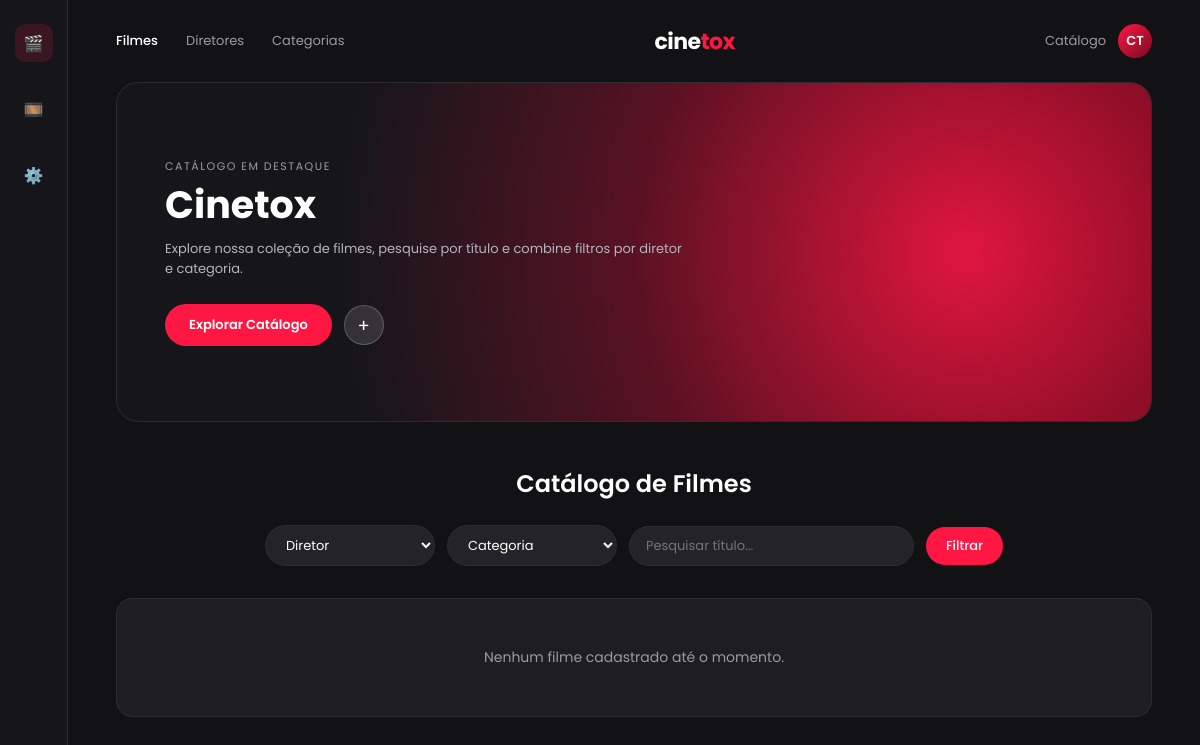
Before: / with the older database file.
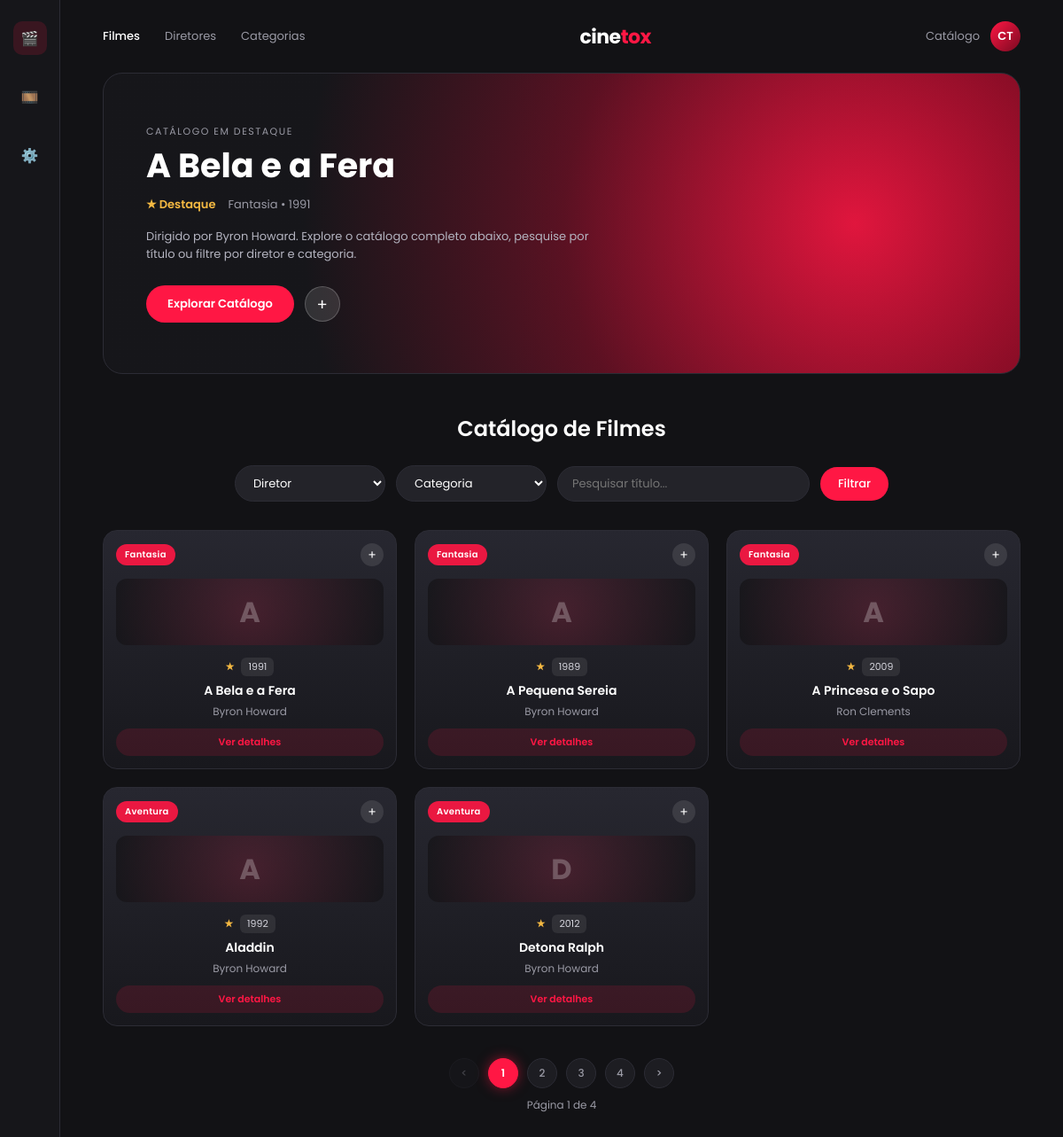
After: the same page with the newer database file.
### filmes/models.py (models this page shows, shortened)
class Filme(models.Model):
    titulo = models.CharField(max_length=200)
    ano_lancamento = models.PositiveIntegerField(null=True, blank=True)
    diretor = models.ForeignKey(
        Diretor,
        on_delete=models.CASCADE,
        related_name="filmes",
    )
    categoria = models.ForeignKey(
        Categoria,
        on_delete=models.SET_NULL,
        null=True,
        blank=True,
        related_name="filmes",
    )
    class Meta:
        ordering = ["titulo"]

class Categoria(models.Model):
    nome = models.CharField(max_length=80)
    class Meta:
        ordering = ["nome"]

class Diretor(models.Model):
    nome = models.CharField(max_length=120)
    class Meta:
        ordering = ["nome"]
        verbose_name_plural = "Diretores"

### filmes/views.py (the view)
# urls.py: path("", views.lista_filmes, name="lista_filmes"),
def lista_filmes(request):
    termo_busca = request.GET.get("q", "").strip()
    diretor_id = request.GET.get("diretor", "").strip()
    categoria_id = request.GET.get("categoria", "").strip()
    numero_pagina = request.GET.get("page")
    filmes = Filme.objects.select_related("diretor", "categoria").all()
    if termo_busca:
        filmes = filmes.filter(titulo__icontains=termo_busca)
    if diretor_id:
        filmes = filmes.filter(diretor_id=diretor_id)
    if categoria_id:
        filmes = filmes.filter(categoria_id=categoria_id)
    paginator = Paginator(filmes, 5)
    page_obj = paginator.get_page(numero_pagina)
    filtros_ativos = {}
    if termo_busca:
        filtros_ativos["q"] = termo_busca
    if diretor_id:
        filtros_ativos["diretor"] = diretor_id
    if categoria_id:
        filtros_ativos["categoria"] = categoria_id
    querystring = urlencode(filtros_ativos)
    diretores = Diretor.objects.all()
    categorias = Categoria.objects.all()
    context = {
        "filmes": page_obj,
        "page_obj": page_obj,
        "termo_busca": termo_busca,
        "diretores": diretores,
        "categorias": categorias,
        "diretor_selecionado": diretor_id,
        "categoria_selecionada": categoria_id,
        "querystring": querystring,
    }
    return render(request, "filmes/lista_filmes.html", context)

### filmes/templates/filmes/lista_filmes.html (shortened to what this page needs)
{% load static %}
<!DOCTYPE html>
<html lang="pt-br">
<head>
    <link rel="stylesheet" href="{% static 'filmes/style.css' %}">
</head>
<body>
    <aside class="sidebar">
        <a href="{% url 'filmes:lista_filmes' %}" class="sidebar-icon active" title="Catálogo">🎬</a>
        <a href="{% url 'filmes:lista_filmes' %}" class="sidebar-icon" title="Filmes">🎞️</a>
        <a href="/admin/" class="sidebar-icon" title="Admin Django">⚙️</a>
    </aside>
    <div class="main-wrapper">
        <header class="topbar">
            <nav class="nav-links">
                <a href="{% url 'filmes:lista_filmes' %}" class="active">Filmes</a>
                <a href="{% url 'filmes:lista_filmes' %}">Diretores</a>
                <a href="{% url 'filmes:lista_filmes' %}">Categorias</a>
            </nav>
            <a href="{% url 'filmes:lista_filmes' %}" class="brand-logo">cine<span>tox</span></a>
            <div class="user-area">
                <span>Catálogo</span>
                <div class="user-avatar">CT</div>
            </div>
        </header>
        <section class="hero-banner">
            <div class="hero-content">
                <span class="hero-tag">Catálogo em Destaque</span>
                {% if filmes %}
                    <h1 class="hero-title">{{ filmes.0.titulo }}</h1>
                    <div class="hero-meta">
                        <span class="rating-stars">★ Destaque</span>
                        <span>{{ filmes.0.categoria.nome|default:"Sem categoria" }} • {{ filmes.0.ano_lancamento|default:"-" }}</span>
                    </div>
                    <p class="hero-desc">
                        Dirigido por {{ filmes.0.diretor.nome }}. Explore o catálogo completo abaixo, pesquise por título ou filtre por diretor e categoria.
                    </p>
                {% else %}
                    <h1 class="hero-title">Cinetox</h1>
                    <p class="hero-desc">
                        Explore nossa coleção de filmes, pesquise por título e combine filtros por diretor e categoria.
                    </p>
                {% endif %}
                <div class="hero-actions">
                    <a href="#catalogo" class="btn-primary">Explorar Catálogo</a>
                    <a href="/admin/" class="btn-circle" title="Cadastrar no Admin">+</a>
                </div>
            </div>
        </section>
        <section id="catalogo">
            <div class="section-header">
                <h2 class="section-title">Catálogo de Filmes</h2>
            </div>
            <form method="get" action="" class="filter-bar">
                <select id="id_diretor" name="diretor" class="filter-select">
                    <option value="">Diretor</option>
                </select>
                <select id="id_categoria" name="categoria" class="filter-select">
                    <option value="">Categoria</option>
                </select>
                <input
                    id="id_q"
                    type="text"
                    name="q"
                    value="{{ termo_busca }}"
                    placeholder="Pesquisar título..."
                    class="filter-input"
                >
                <button type="submit" class="btn-filter">Filtrar</button>
            </form>
            {% if filmes %}
                <div class="movies-grid">
                    {% for filme in filmes %}
                        <article class="movie-card">
                            <div class="card-top">
                                <span class="badge-categoria">{{ filme.categoria.nome|default:"Geral" }}</span>
                                <span class="card-add">+</span>
                            </div>
                            <div class="card-poster-placeholder">
                                {{ filme.titulo|slice:":1" }}
                            </div>
                            <div class="card-body">
                                <div class="card-meta">
                                    <span class="star">★</span>
                                    <span class="year-pill">{{ filme.ano_lancamento|default:"-" }}</span>
                                </div>
                                <h3 class="card-title">{{ filme.titulo }}</h3>
                                <p class="card-director">{{ filme.diretor.nome }}</p>
                                <span class="card-btn">Ver detalhes</span>
                            </div>
                        </article>
                    {% endfor %}
                </div>
                <div class="pagination-wrapper">
                    <div class="pagination">
                        {% if page_obj.has_previous %}
                            <a class="page-link" href="?page={{ page_obj.previous_page_number }}{% if querystring %}&{{ querystring }}{% endif %}">&lt;</a>
                        {% else %}
                            <span class="page-link disabled">&lt;</span>
                        {% endif %}
                        {% for num in page_obj.paginator.page_range %}
                            {% if page_obj.number == num %}
                                <span class="page-link active">{{ num }}</span>
                            {% else %}
                                <a class="page-link" href="?page={{ num }}{% if querystring %}&{{ querystring }}{% endif %}">{{ num }}</a>
                            {% endif %}
                        {% endfor %}
                        {% if page_obj.has_next %}
                            <a class="page-link" href="?page={{ page_obj.next_page_number }}{% if querystring %}&{{ querystring }}{% endif %}">&gt;</a>
                        {% else %}
                            <span class="page-link disabled">&gt;</span>
                        {% endif %}
                    </div>
                    <span class="page-info">Página {{ page_obj.number }} de {{ page_obj.paginator.num_pages }}</span>
                </div>
            {% else %}
                <div class="empty-state">
                    {% if termo_busca or diretor_selecionado or categoria_selecionada %}
                        <p>Nenhum filme encontrado com os filtros selecionados.</p>
                    {% else %}
                        <p>Nenhum filme cadastrado até o momento.</p>
                    {% endif %}
                </div>
            {% endif %}
        </section>
    </div>
</body>
</html>

Changed rows visible on the page:
added Filme: titulo "A Bela e a Fera", categoria.nome "Fantasia", ano_lancamento "1991", diretor.nome "Byron Howard", titulo "A"
added Filme: categoria.nome "Fantasia", titulo "A", ano_lancamento "1989", titulo "A Pequena Sereia", diretor.nome "Byron Howard"
added Filme: categoria.nome "Fantasia", titulo "A", ano_lancamento "2009", titulo "A Princesa e o Sapo", diretor.nome "Ron Clements"
added Filme: categoria.nome "Aventura", titulo "A", ano_lancamento "1992", titulo "Aladdin", diretor.nome "Byron Howard"
added Filme: categoria.nome "Aventura", titulo "D", ano_lancamento "2012", titulo "Detona Ralph", diretor.nome "Byron Howard"
Other visible differences:
{{ page_obj.number }}: (not shown) → "1"
{{ page_obj.paginator.num_pages }}: (not shown) → "4"
text no longer shown: "Cinetox Explore nossa coleção de filmes, pesquise por título e combine filtros por diretor e categoria. Nenhum filme cadastrado até o momento."
text now shown: "★ Destaque • Dirigido por . Explore o catálogo completo abaixo, pesquise por título ou filtre por diretor e categoria. < > Página de"
new list line: "1"
new list line: "2"
new list line: "3"
new list line: "4"
